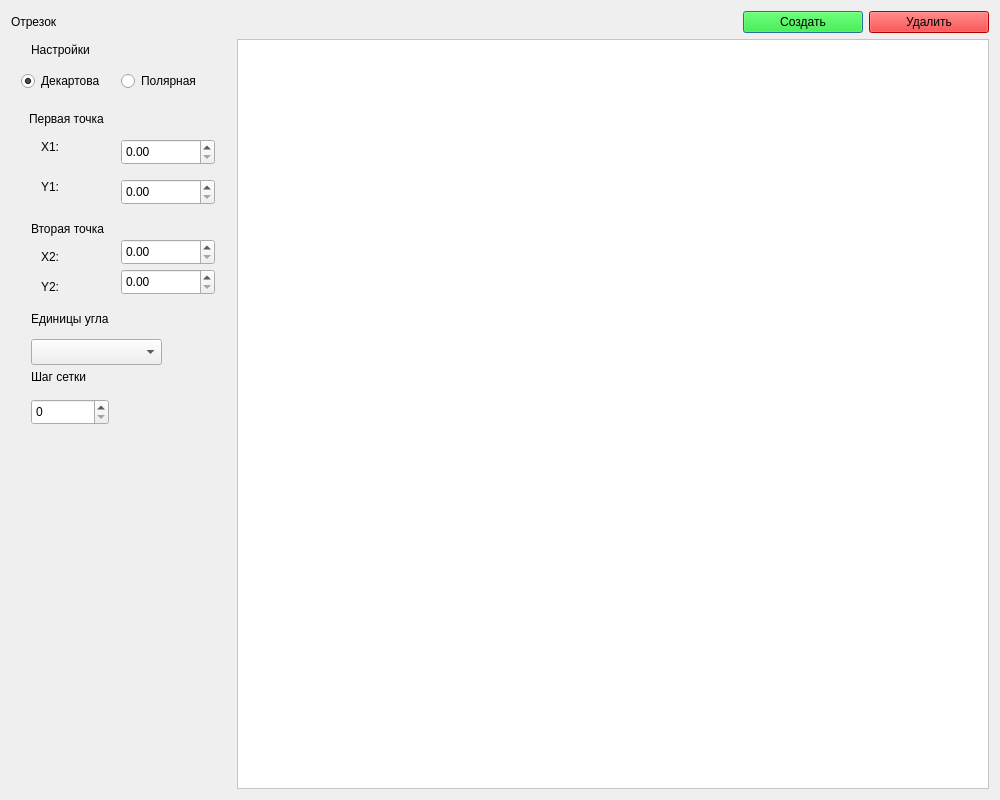
<?xml version="1.0" encoding="UTF-8"?>
<ui version="4.0">
 <class>main_scene</class>
 <widget class="QDialog" name="main_scene">
  <property name="geometry">
   <rect>
    <x>0</x>
    <y>0</y>
    <width>1000</width>
    <height>800</height>
   </rect>
  </property>
  <property name="minimumSize">
   <size>
    <width>800</width>
    <height>600</height>
   </size>
  </property>
  <property name="windowTitle">
   <string>lb1</string>
  </property>
  <layout class="QVBoxLayout" name="verticalLayout">
   <item>
    <layout class="QHBoxLayout" name="horizontalLayout_2">
     <item>
      <widget class="QLabel" name="label_line">
       <property name="text">
        <string>Отрезок</string>
       </property>
      </widget>
     </item>
     <item>
      <widget class="QPushButton" name="btn_createLine">
       <property name="sizePolicy">
        <sizepolicy hsizetype="Fixed" vsizetype="Fixed">
         <horstretch>0</horstretch>
         <verstretch>0</verstretch>
        </sizepolicy>
       </property>
       <property name="minimumSize">
        <size>
         <width>100</width>
         <height>0</height>
        </size>
       </property>
       <property name="maximumSize">
        <size>
         <width>120</width>
         <height>16777215</height>
        </size>
       </property>
       <property name="styleSheet">
        <string notr="true">background-color: rgb(0, 255, 0);</string>
       </property>
       <property name="text">
        <string>Создать</string>
       </property>
      </widget>
     </item>
     <item>
      <widget class="QPushButton" name="btn_deleteLine">
       <property name="sizePolicy">
        <sizepolicy hsizetype="Fixed" vsizetype="Fixed">
         <horstretch>0</horstretch>
         <verstretch>0</verstretch>
        </sizepolicy>
       </property>
       <property name="minimumSize">
        <size>
         <width>100</width>
         <height>0</height>
        </size>
       </property>
       <property name="maximumSize">
        <size>
         <width>120</width>
         <height>16777215</height>
        </size>
       </property>
       <property name="styleSheet">
        <string notr="true">background-color: rgb(255, 0, 0);</string>
       </property>
       <property name="text">
        <string>Удалить</string>
       </property>
      </widget>
     </item>
    </layout>
   </item>
   <item>
    <layout class="QHBoxLayout" name="horizontalLayout">
     <item>
      <widget class="QWidget" name="widgets_settings" native="true">
       <property name="minimumSize">
        <size>
         <width>220</width>
         <height>0</height>
        </size>
       </property>
       <property name="maximumSize">
        <size>
         <width>260</width>
         <height>16777215</height>
        </size>
       </property>
       <widget class="QLabel" name="label_settings">
        <property name="geometry">
         <rect>
          <x>20</x>
          <y>0</y>
          <width>151</width>
          <height>21</height>
         </rect>
        </property>
        <property name="text">
         <string>Настройки</string>
        </property>
       </widget>
       <widget class="QRadioButton" name="rbtn_dec">
        <property name="geometry">
         <rect>
          <x>10</x>
          <y>30</y>
          <width>98</width>
          <height>24</height>
         </rect>
        </property>
        <property name="text">
         <string>Декартова</string>
        </property>
        <property name="checked">
         <bool>true</bool>
        </property>
       </widget>
       <widget class="QRadioButton" name="rbtn_pol">
        <property name="geometry">
         <rect>
          <x>110</x>
          <y>30</y>
          <width>111</width>
          <height>24</height>
         </rect>
        </property>
        <property name="text">
         <string>Полярная</string>
        </property>
       </widget>
       <widget class="QDoubleSpinBox" name="doubleSpinBox_x1">
        <property name="geometry">
         <rect>
          <x>110</x>
          <y>100</y>
          <width>94</width>
          <height>26</height>
         </rect>
        </property>
       </widget>
       <widget class="QDoubleSpinBox" name="doubleSpinBox_y1">
        <property name="geometry">
         <rect>
          <x>110</x>
          <y>140</y>
          <width>94</width>
          <height>26</height>
         </rect>
        </property>
       </widget>
       <widget class="QDoubleSpinBox" name="doubleSpinBox_x2">
        <property name="geometry">
         <rect>
          <x>110</x>
          <y>200</y>
          <width>94</width>
          <height>26</height>
         </rect>
        </property>
       </widget>
       <widget class="QDoubleSpinBox" name="doubleSpinBox_y2">
        <property name="geometry">
         <rect>
          <x>110</x>
          <y>230</y>
          <width>94</width>
          <height>26</height>
         </rect>
        </property>
       </widget>
       <widget class="QLabel" name="label_p1">
        <property name="geometry">
         <rect>
          <x>18</x>
          <y>70</y>
          <width>131</width>
          <height>20</height>
         </rect>
        </property>
        <property name="text">
         <string>Первая точка</string>
        </property>
       </widget>
       <widget class="QLabel" name="label_p2">
        <property name="geometry">
         <rect>
          <x>20</x>
          <y>180</y>
          <width>101</width>
          <height>20</height>
         </rect>
        </property>
        <property name="text">
         <string>Вторая точка</string>
        </property>
       </widget>
       <widget class="QLabel" name="label_corner">
        <property name="geometry">
         <rect>
          <x>20</x>
          <y>270</y>
          <width>111</width>
          <height>20</height>
         </rect>
        </property>
        <property name="text">
         <string>Единицы угла</string>
        </property>
       </widget>
       <widget class="QComboBox" name="comboBox_corner">
        <property name="geometry">
         <rect>
          <x>20</x>
          <y>300</y>
          <width>131</width>
          <height>26</height>
         </rect>
        </property>
       </widget>
       <widget class="QLabel" name="label_net">
        <property name="geometry">
         <rect>
          <x>20</x>
          <y>330</y>
          <width>121</width>
          <height>16</height>
         </rect>
        </property>
        <property name="text">
         <string>Шаг сетки</string>
        </property>
       </widget>
       <widget class="QSpinBox" name="spinBox_net">
        <property name="geometry">
         <rect>
          <x>20</x>
          <y>360</y>
          <width>78</width>
          <height>26</height>
         </rect>
        </property>
       </widget>
       <widget class="QLabel" name="label">
        <property name="geometry">
         <rect>
          <x>30</x>
          <y>100</y>
          <width>49</width>
          <height>16</height>
         </rect>
        </property>
        <property name="text">
         <string>X1:</string>
        </property>
       </widget>
       <widget class="QLabel" name="label_2">
        <property name="geometry">
         <rect>
          <x>30</x>
          <y>140</y>
          <width>49</width>
          <height>16</height>
         </rect>
        </property>
        <property name="text">
         <string>Y1:</string>
        </property>
       </widget>
       <widget class="QLabel" name="label_3">
        <property name="geometry">
         <rect>
          <x>30</x>
          <y>210</y>
          <width>49</width>
          <height>16</height>
         </rect>
        </property>
        <property name="text">
         <string>X2:</string>
        </property>
       </widget>
       <widget class="QLabel" name="label_4">
        <property name="geometry">
         <rect>
          <x>30</x>
          <y>240</y>
          <width>49</width>
          <height>16</height>
         </rect>
        </property>
        <property name="text">
         <string>Y2:</string>
        </property>
       </widget>
      </widget>
     </item>
     <item>
      <widget class="QGraphicsView" name="graphic">
       <property name="styleSheet">
        <string notr="true">background-color: rgb(255, 255, 255);</string>
       </property>
      </widget>
     </item>
    </layout>
   </item>
  </layout>
 </widget>
 <resources/>
 <connections/>
</ui>
